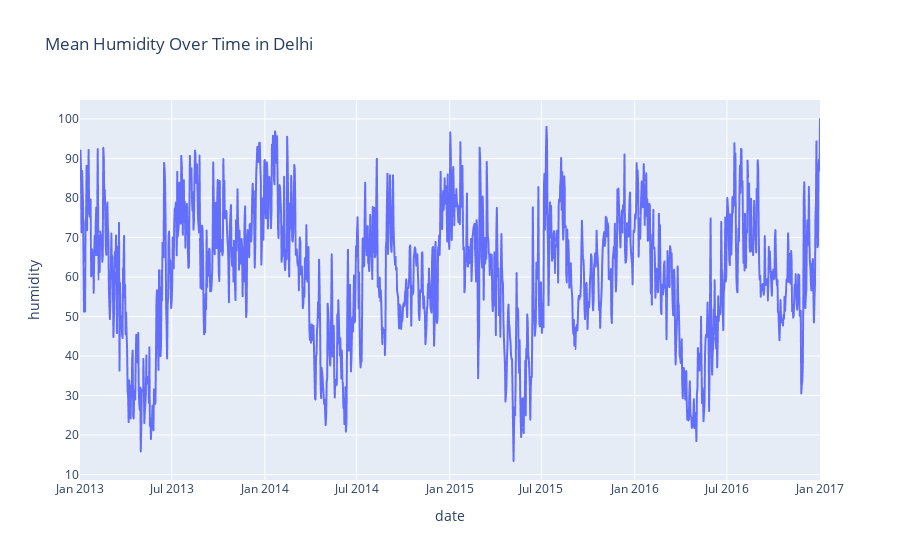

Notebook source saved alongside this figure:
### Code cell
figure = px.line(df, x='date', y='humidity', title='Mean Humidity Over Time in Delhi')
figure.show()

### Figure 1 — Plotly figure (JSON) as saved in the notebook; plotly's stock layout.template omitted (floating-point values rounded to 4 significant figures; data arrays with more than 128 entries replaced by an {"elided": "..."} marker saying what was removed)
{"data": [{"hovertemplate": "date=%{x}<br>humidity=%{y}<extra></extra>", "legendgroup": "", "line": {"color": "#636efa", "dash": "solid"}, "marker": {"symbol": "circle"}, "mode": "lines", "name": "", "showlegend": false, "x": {"elided": "1462 str values"}, "xaxis": "x", "y": {"elided": "1462 float values"}, "yaxis": "y", "type": "scattergl"}], "layout": {"xaxis": {"anchor": "y", "domain": [0.0, 1.0], "title": {"text": "date"}}, "yaxis": {"anchor": "x", "domain": [0.0, 1.0], "title": {"text": "humidity"}}, "legend": {"tracegroupgap": 0}, "title": {"text": "Mean Humidity Over Time in Delhi"}}}
